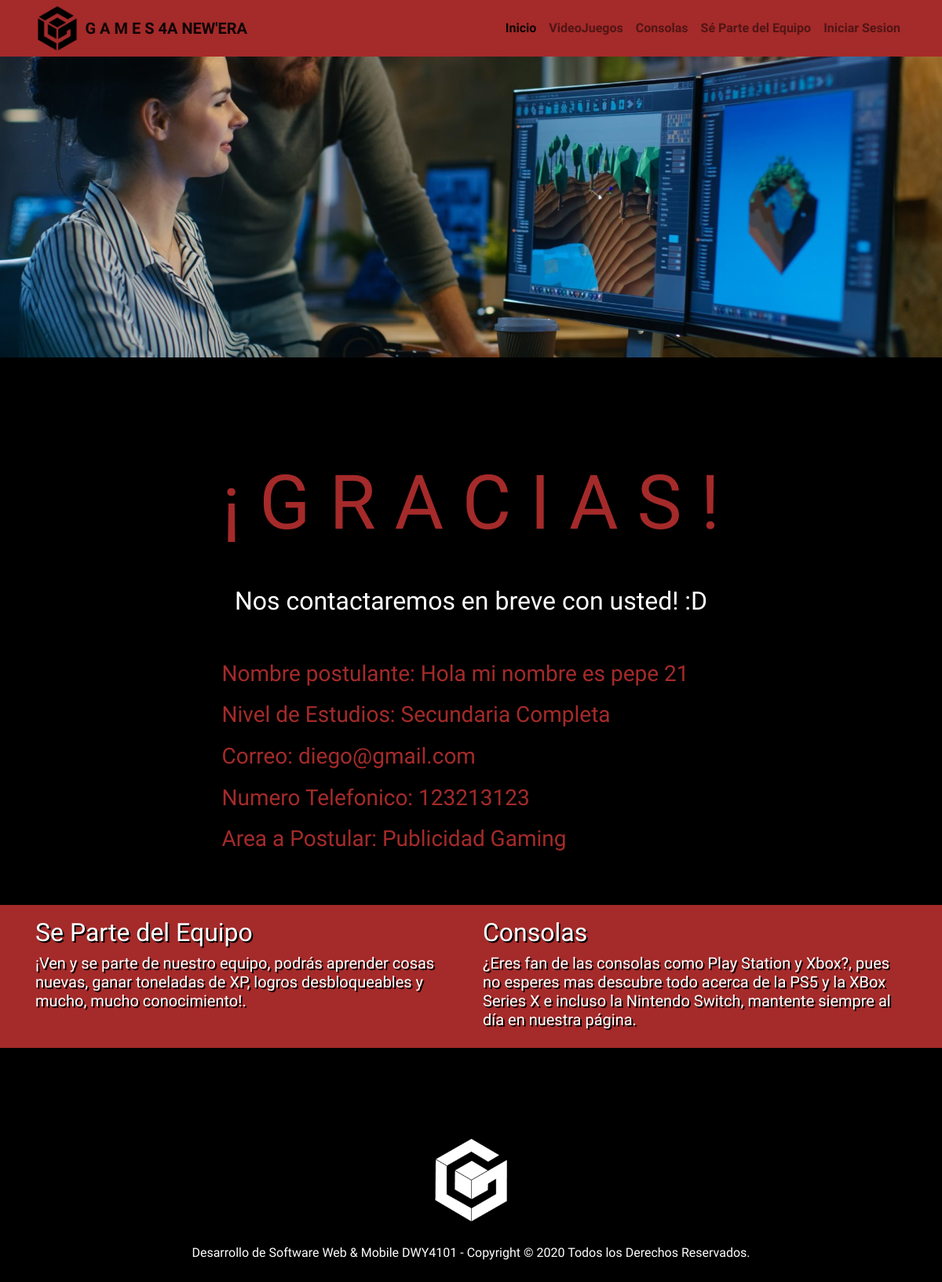
The app's page /access/admin_noticias/gracias/c05533b010214728ad38eed43314c5ce with its own data.
### Admin_Noticias/models.py (models this page shows, shortened)
class Formulario(models.Model):
    id_postulacion = models.UUIDField(primary_key = True, default = uuid.uuid4)
    area_postular = models.ForeignKey('AreaPostular', on_delete=models.SET_NULL, null=True, blank=True, help_text='Indique el Areal a Postular')
    nombre = models.CharField(max_length = 50, help_text='Indique el nombre del postulante')
    apellido = models.CharField(max_length = 50, help_text='Indique los apellidos del postulante')
    correo = models.EmailField(max_length = 50, error_messages = {"Error": "Digite un formato válido!"}, help_text='Indique el correo del postulante')
    numero = models.IntegerField(blank = True, null = True, help_text='Indique el número de contacto del postulante')
    nivel_estudios = models.ForeignKey('NivelEducacional', on_delete=models.SET_NULL, null=True, blank=True, help_text='Indique el nivel de estudios del postulante')
    motivo = models.TextField(max_length = 500, help_text='Motivo por el cual quiere ser parte del equipo')
    class Meta:
        ordering = ['id_postulacion']

class NivelEducacional(models.Model):
    nivel_educacional = models.CharField(max_length = 100, blank=True, null=True)
    descripcion = models.TextField(max_length=500, blank=True, null=True)
    class Meta:
        ordering = ['nivel_educacional']
    def __str__(self):
        return self.nivel_educacional

class AreaPostular(models.Model):
    area_postular = models.CharField(max_length = 100,blank=True, null=True)
    descripcion = models.TextField(max_length=500, blank=True, null=True)
    class Meta:
        ordering = ['area_postular']
    def __str__(self):
        return self.area_postular

### Admin_Noticias/views.py (the view)
# urls.py: path('admin_noticias/gracias/<str:pk>', views.FormDetailView.as_view(), name='gracias_detail'),
class FormDetailView(generic.DetailView):
    model = Formulario

### Admin_Noticias/templates/admin_noticias/formulario_detail.html (shortened to what this page needs)
{% extends "base_generic.html" %}
{% block content %}
    <section class="gracias container-fluid slider d-flex">
      {% load static %}
      <h1 class="display-4 d-block w-100"></h1>
    </section>
    <header id="home">
      <div class="container mt-5">
        <div class="row">
          <div class="col-md-12">
            <div class="header-content-rigth">
              <br><br>
              <h1 id="new" class="display-1 text-center">¡ G  R  A  C  I  A  S !</h1>
              <p class="mt-5 h2" style="text-align: center;">Nos contactaremos en breve con usted! :D</p>
              <br><br>
            </div>
          </div>
        </div>
      </div>
    </header>
    <div class="container">
      <div class="row justify-content-center">
          <div class="col-md-7">
            <div id="new">
              <p class="h3" style="margin-bottom: 3%;">Nombre postulante: {{formulario.nombre}} {{formulario.apellido}}</p>
              <p class="h3" style="margin-bottom: 3%;">Nivel de Estudios: {{formulario.nivel_estudios}}</p>
              <p class="h3" style="margin-bottom: 3%;">Correo: {{formulario.correo}}</p>
              <p class="h3" style="margin-bottom: 3%;">Numero Telefonico: {{formulario.numero}}</p>
              <p class="h3" style="margin-bottom: 3%;">Area a Postular: {{formulario.area_postular}}</p>
          </div>
        </div>
      </div>
    </div>
    <section id="secciones">
      <div class="container">
        <div class="row my-5">
          <div class="col-md-6">
            <h2 class="mt-3"><a href="{% url 'contacto_create' %}">Se Parte del Equipo</a></h2>
            <p class="h5 mb-4">¡Ven y se parte de nuestro equipo, podrás aprender cosas nuevas, ganar toneladas de XP, logros desbloqueables y mucho, mucho conocimiento!.</p>
          </div>
          <div class="col-md-6">
            <h2 class="mt-3"><a href="{% url 'consolas' %}">Consolas</a></h2>
            <p class="h5 mb-4">¿Eres fan de las consolas como Play Station y Xbox?, pues no esperes mas
              descubre todo acerca de la PS5 y la XBox Series X e incluso la Nintendo Switch,
              mantente siempre al día en nuestra página.</p>
          </div>
        </div>
      </div>
    </section>
{% endblock %}

### Admin_Noticias/static/css/main.css (style rules this page uses)
body { font-family: 'Kumbh Sans', sans-serif; background: #000000; color: #ffffff; }
header { margin-top: 80px; }
a { color: #ffffff; }
#secciones { background: brown; color: #ffffff; text-shadow: 2px 2px #000000; }
#new { color: brown; }
.d-block { border-radius: 0px; }
.slider { height: 50vh; background-size: cover; background-position: center; color: white; }
.gracias { margin-top: 55px; }

### records on screen
Formulario: nombre "Hola mi nombre es pepe", apellido "21", nivel_estudios "Secundaria Completa", correo "diego@gmail.com", numero "123213123", area_postular "Publicidad Gaming"
